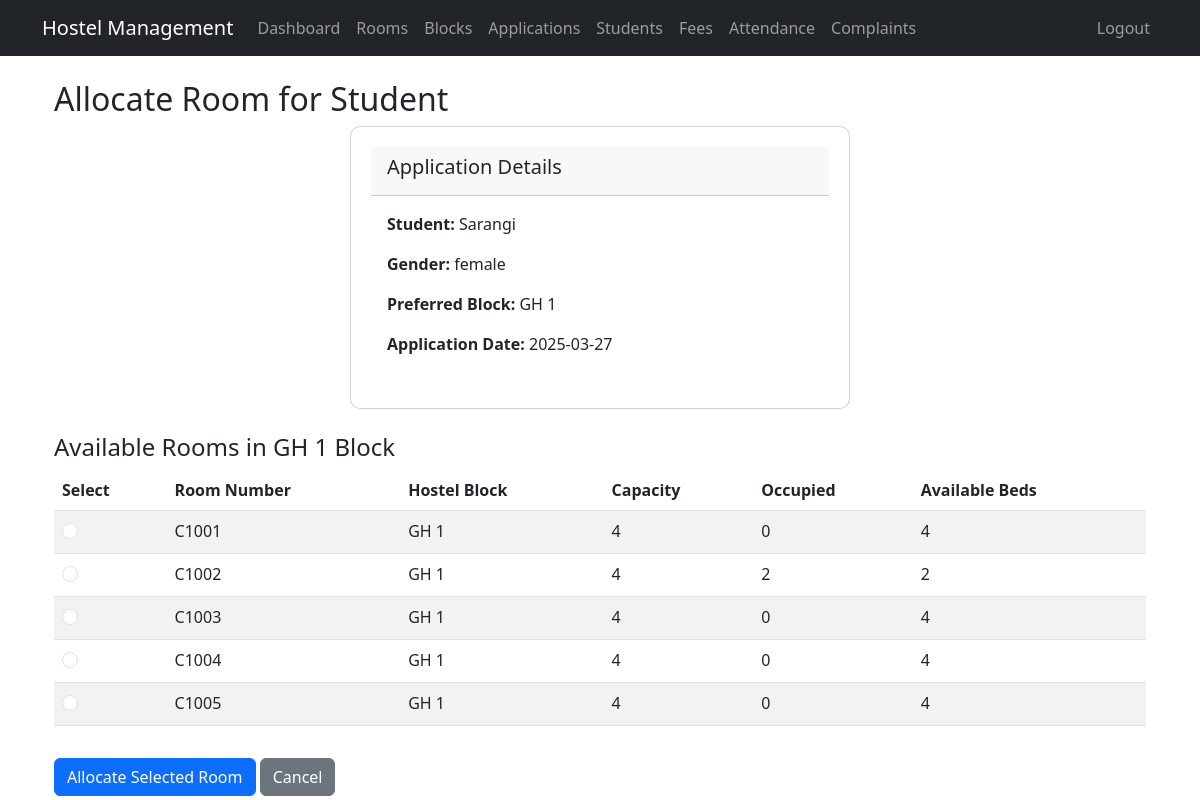
The app's page /admin/allocate/1 (signed in) with its own data.
### hostel1.11-main/hostel1.0/app.py (models this page shows)
class Student(db.Model):
    id = db.Column(db.Integer, primary_key=True)
    user_id = db.Column(db.Integer, db.ForeignKey('user.id'), nullable=False)
    name = db.Column(db.String(100), nullable=False)
    email = db.Column(db.String(100), unique=True, nullable=False)
    phone = db.Column(db.String(15), nullable=False)
    address = db.Column(db.String(200), nullable=False)
    course = db.Column(db.String(50), nullable=False)
    district = db.Column(db.String(75), nullable=False)
    year = db.Column(db.Integer, nullable=False)
    annual_income = db.Column(db.Integer, nullable=False)
    gender = db.Column(db.String(10), nullable=False)  # 'male' or 'female'
    room_id = db.Column(db.Integer, db.ForeignKey('room.id'), nullable=True)

class RoomApplication(db.Model):
    id = db.Column(db.Integer, primary_key=True)
    student_id = db.Column(db.Integer, db.ForeignKey('student.id'), nullable=False)
    preferred_block = db.Column(db.String(10), nullable=False)
    status = db.Column(db.String(20), default='pending')  # pending, approved, rejected
    application_date = db.Column(db.DateTime, default=datetime.utcnow)
    student = db.relationship('Student', backref='applications')  # This line allows access to the student

class Room(db.Model):
    id = db.Column(db.Integer, primary_key=True)
    room_number = db.Column(db.String(10), unique=True, nullable=False)
    capacity = db.Column(db.Integer, nullable=False)
    occupied = db.Column(db.Integer, default=0)
    hostel_block = db.Column(db.String(10), nullable=False)
    gender = db.Column(db.String(10), nullable=False)  # 'male' or 'female'
    students = db.relationship('Student', backref='room')

### hostel1.11-main/hostel1.0/app.py (the view, shortened to what this page needs)
@app.route('/admin/allocate/<int:application_id>', methods=['GET', 'POST'])
def allocate_room(application_id):
    if 'user_id' not in session or session['role'] != 'admin':
        return redirect(url_for('login'))
    application = RoomApplication.query.get_or_404(application_id)
    student = Student.query.get(application.student_id)
    available_rooms = Room.query.filter(
        Room.occupied < Room.capacity,
        Room.gender == student.gender,
        Room.hostel_block == application.preferred_block
    ).all()
    if not available_rooms:
        flash(f'No available rooms in block {application.preferred_block} for {student.gender} students', 'warning')
    return render_template('admin/allocate_room.html',
                          application=application,
                          student=student,
                          rooms=available_rooms)

### hostel1.11-main/hostel1.0/templates/admin/allocate_room.html (shortened to what this page needs)
{% extends 'admin/base.html' %}
{% block content %}
<div class="container mt-4">
    <h2>Allocate Room for Student</h2>
    <div class="card mb-4">
        <div class="card-header">
            <h5>Application Details</h5>
        </div>
        <div class="card-body">
            <p><strong>Student:</strong> {{ student.name }}</p>
            <p><strong>Gender:</strong> {{ student.gender }}</p>
            <p><strong>Preferred Block:</strong> {{ application.preferred_block }}</p>
            <p><strong>Application Date:</strong> {{ application.application_date.strftime('%Y-%m-%d') }}</p>
        </div>
    </div>
    {% if rooms %}
        <h4>Available Rooms in {{ application.preferred_block }} Block</h4>
        <form method="post">
            <div class="table-responsive">
                <table class="table table-striped">
                    <thead>
                        <tr>
                            <th>Select</th>
                            <th>Room Number</th>
                            <th>Hostel Block</th>
                            <th>Capacity</th>
                            <th>Occupied</th>
                            <th>Available Beds</th>
                        </tr>
                    </thead>
                    <tbody>
                        {% for room in rooms %}
                        <tr>
                            <td>
                                <div class="form-check">
                                    <input class="form-check-input" type="radio" name="room_id" value="{{ room.id }}" id="room{{ room.id }}" required>
                                </div>
                            </td>
                            <td>{{ room.room_number }}</td>
                            <td>{{ room.hostel_block }}</td>
                            <td>{{ room.capacity }}</td>
                            <td>{{ room.occupied }}</td>
                            <td>{{ room.capacity - room.occupied }}</td>
                        </tr>
                        {% endfor %}
                    </tbody>
                </table>
            </div>
            <div class="mt-3">
                <button type="submit" class="btn btn-primary">Allocate Selected Room</button>
                <a href="{{ url_for('admin_applications') }}" class="btn btn-secondary">Cancel</a>
            </div>
        </form>
    {% endif %}
</div>
{% endblock %}

### hostel1.11-main/hostel1.0/style.css (style rules this page uses)
.card { max-width: 500px; margin: auto; padding: 20px; border-radius: 10px; }

### records on screen
Student: name "Sarangi", gender "female"
RoomApplication: preferred_block "GH 1", application_date "2025-03-27"
Room: room_number "C1001", hostel_block "GH 1", capacity "4", occupied "0", room.capacity-room.occupied "4"
Room: room_number "C1002", hostel_block "GH 1", capacity "4", occupied "2", room.capacity-room.occupied "2"
Room: room_number "C1003", hostel_block "GH 1", capacity "4", occupied "0", room.capacity-room.occupied "4"
Room: room_number "C1004", hostel_block "GH 1", capacity "4", occupied "0", room.capacity-room.occupied "4"
Room: room_number "C1005", hostel_block "GH 1", capacity "4", occupied "0", room.capacity-room.occupied "4"
